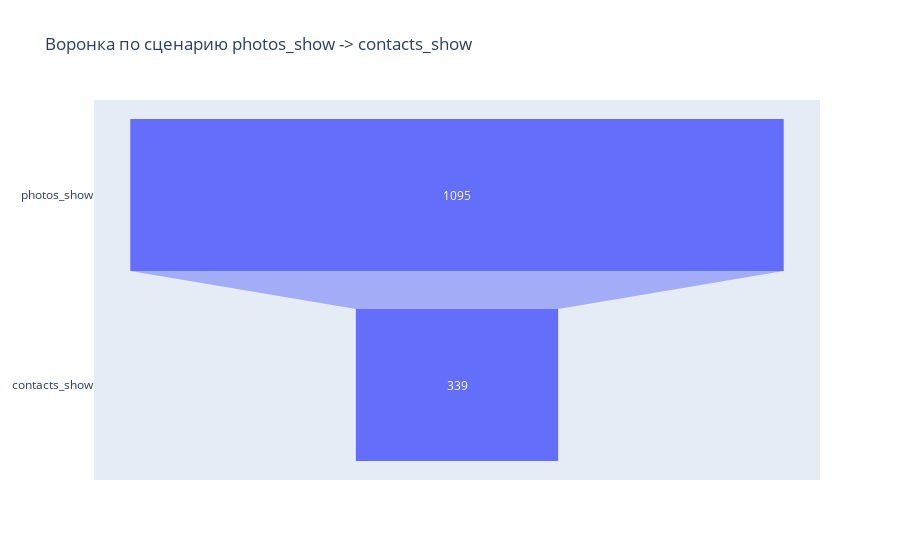

Here is the notebook cell this chart was saved with:
### Markdown cell above
Построим воронку по сценарию photos_show -> contacts_show.

### Code cell
funnel(df_unique_events, 'photos_show', 'contacts_show')

### Figure 1 — Plotly figure (JSON) as saved in the notebook; plotly's stock layout.template omitted (floating-point values rounded to 4 significant figures)
{"data": [{"type": "funnel", "x": [1095, 339], "y": ["photos_show", "contacts_show"]}], "layout": {"title": {"text": "Воронка по сценарию photos_show -> contacts_show"}}}
